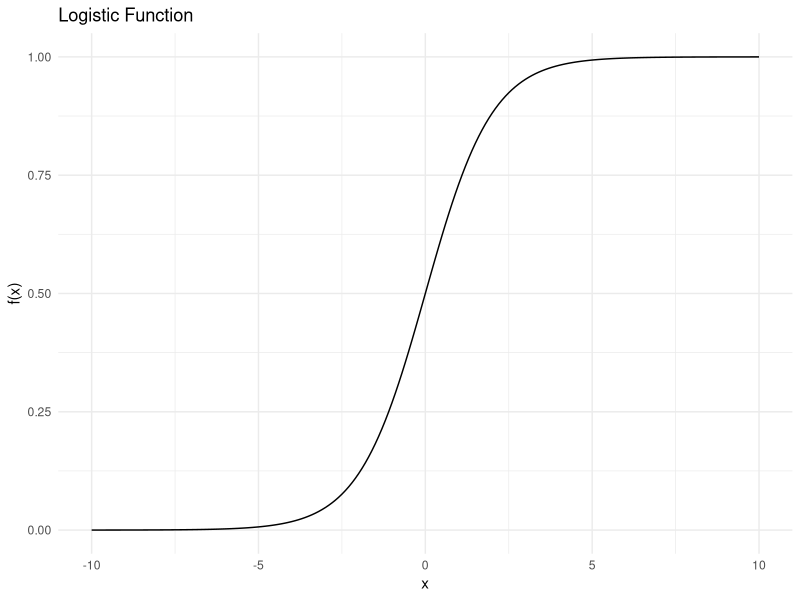

R code for this plot:
## ---- chunk 1
#| echo: false
# Load the ggplot2 library for plotting
library(ggplot2)

# Define the logistic function
logistic_function <- function(x) {
  1 / (1 + exp(-x))
}

# Create a data frame with x values from -10 to 10
data <- data.frame(x = seq(-10, 10, by = 0.1))

# Calculate y values using the logistic function
data$y <- logistic_function(data$x)

# Plot the function
ggplot(data, aes(x = x, y = y)) +
  geom_line() + 
  theme_minimal() +
  labs(title = "Logistic Function", x = "x", y = "f(x)") +
  scale_y_continuous(limits = c(0, 1)) # Ensure y-axis goes from 0 to 1

